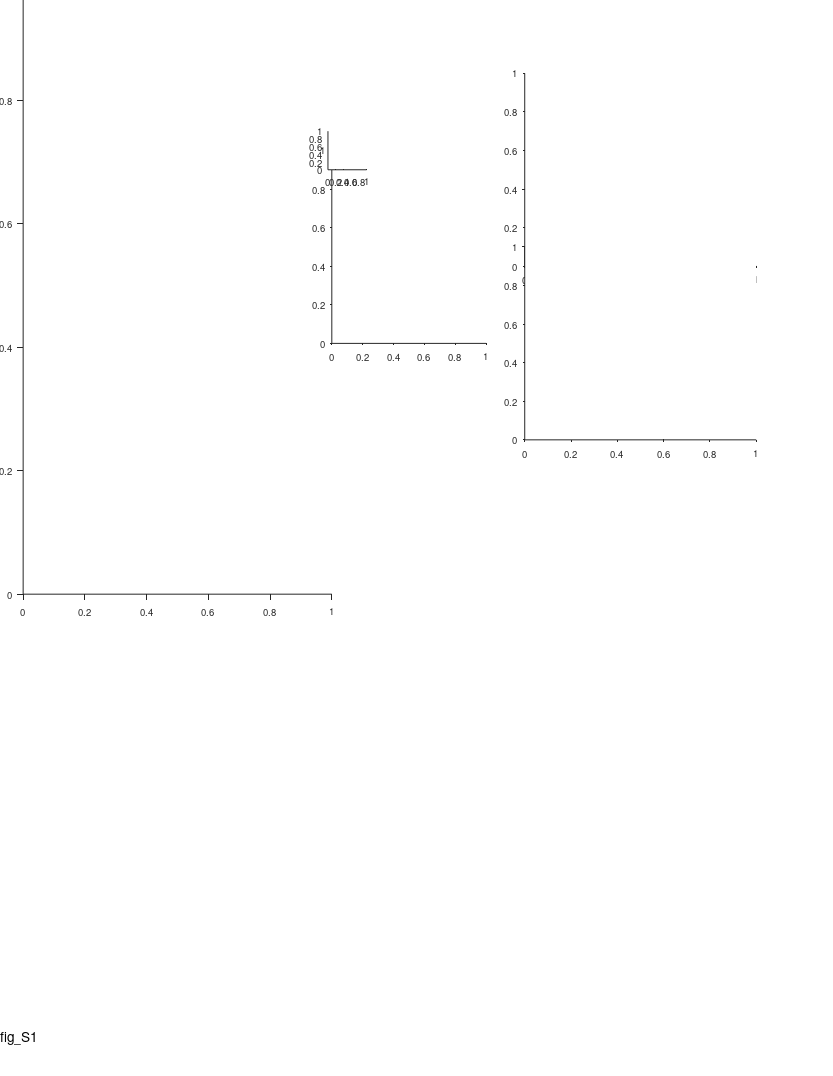

Write MATLAB code to recreate this figure. (Note: this script raises an error after producing the figure.)
%% Large Scale - fig. supp - functional anatomy

%%
clear 
clc

%% define output files
res_dir = 'L:\paper_figures';
mkdir(res_dir)
fig_name_str = 'fig_S1';
fig_caption_str = 'Functional anatomy';
log_name_str = [fig_name_str '_log_file' '.txt'];
log_name_str = strrep(log_name_str , ':', '-');
log_name_str = strrep(log_name_str , ' ', '_');
log_name_out = fullfile(res_dir, log_name_str);

%% open log file
diary off
diary(log_name_out)
diary on
disp('Log file');
disp(['created: ', datestr(clock)]);
disp('======================================================');
disp([fig_name_str ':' fig_caption_str]);
disp('======================================================');
disp('');

%% create figure
% =========================================================================
% figure_size_cm = [21.0 29.7]; % ~A4
figure_size_cm = [21.6 27.9]; % ~US letter
figure ;
% Some WYSIWYG options:
set(gcf,'DefaultAxesFontSize',7);
set(gcf,'DefaultAxesFontName','helvetica');
set(gcf,'DefaultAxesUnits','centimeters');
set(gcf,'PaperType','usletter')
% set(gcf,'PaperType','<custom>');
set(gcf,'PaperUnits','centimeters','PaperPosition',[0 0 figure_size_cm]);
set(gcf,'PaperOrientation','portrait');
set(gcf,'Units','centimeters','Position',get(gcf,'paperPosition')+[0 0 0 0]); % position on screen...
set(gcf, 'Renderer', 'painters');
set(groot, 'defaultAxesTickDir', 'out');
set(groot,  'defaultAxesTickDirMode', 'manual');
annotation('textbox', [0.5 1 0 0], 'String',fig_name_str, 'HorizontalAlignment','center','Interpreter','none', 'FitBoxToText','on');
pause(0.2); % workaround to solve matlab automatically changing the axes positions...

% create panels
panel_CDE_size = [4.5 3];
panel_A(1) = axes('position', [ 0.6 12.5 8 16]);
panel_B(1) = axes('position', [ 8.6 19 4 5]);
panel_B(2) = axes('position', [13.6 21 6 5]);
panel_B(3) = axes('position', [13.6 16.5 6 5]);
% panel_C(1) = axes('position', [3 12   panel_CDE_size]);
% panel_C(2) = axes('position', [9 12   panel_CDE_size]);
% panel_D(1) = axes('position', [3  7.5 panel_CDE_size]);
% panel_D(2) = axes('position', [9  7.5 panel_CDE_size]);
% panel_E(1) = axes('position', [3  3   panel_CDE_size]);
% panel_E(2) = axes('position', [9  3   panel_CDE_size]);
panel_legend = axes('position', [8.5 23.5 1 1]);


%% prepare 3D data for panel A
load('L:\TTs_position\plot_3D_surf_CA1\atlas_coordinates_Tamir_Nov2019.mat')
load('L:\TTs_position\plot_3D_surf_CA1\CA1_3D_struct.mat')

X = CA1_3D_struct.x;
Y = CA1_3D_struct.y;
Z = CA1_3D_struct.z;

TT_x = [atlas_coordinates_Tamir(:).rel_AP_position]/1000; %mm
TT_y = [atlas_coordinates_Tamir(:).ML_position]/1000;
TT_z = -[atlas_coordinates_Tamir(:).DV_position]/1000;

TT_xyz = [TT_x' TT_y' TT_z'];
ALL_fitted_points = [X(:) Y(:) Z(:)];

TT_xyz_tensor = repmat(TT_xyz,1,1,length(ALL_fitted_points(:,1)));
TT_xyz_tensor = shiftdim(TT_xyz_tensor,1); %3xNxN_tt

fitted_tensor = repmat(ALL_fitted_points',1,1,length(TT_x)); %3xNxN_tt

%find closest point on fitted_tensor surface to each of the TTs positions:
norma_TT_to_curve_XY = shiftdim(sqrt(sum((fitted_tensor - TT_xyz_tensor).^2,1))); %NxN_tt
[~, ind] = min(norma_TT_to_curve_XY,[],1);
TT_z_new = ALL_fitted_points(ind,3)+0.050;%so the points will be above the surface

%% panel A - 3D plot of hippocampus CA1 region + TT tracks
axes(panel_A);
cla
hold on
text(0.15,0.955, 'A', 'Units','normalized','FontWeight','bold');

long_axis = linspace(100,0,size(X,1))';
s = surf(X,Y,Z, repmat(long_axis,1,size(X,2)));
% s = surf(X/1000,Y/1000,Z/1000); %DV colormap
set(gca, 'xtick',0:1:4,'ytick', 0:1:6, 'ztick',-10:1:-4);
s.FaceAlpha = 0.6;
s.EdgeColor = 'none';
light(gca,'position',[-0.5,-0.05,0.8],'style','infinite');
% s.FaceLighting = 'gouraud';
xlabel('AP (\mum)'); ylabel('ML (\mum)'); zlabel('DV (\mum)');
hold on;
axis equal
% TT tracks
% scatter3(TT_x, TT_y, TT_z_new, 10, 'k', 'filled');
plot3(repmat(TT_x,2,1), repmat(TT_y,2,1), [TT_z_new'; TT_z_new'+5], '-k', 'LineWidth',1);

grid on
grid off
axis off
view([-60 16])
ha = gca;
ha.XLim = [-0.5 4.5];
ha.YLim = [0.5 7.25];
ha.ZLim = [-11 -2];

% add x/y/z scale bar
scale_bar_center = [2,3,-7];
scale_bar_length = [-1 1];
line(scale_bar_center(1)+scale_bar_length,scale_bar_center(2)+[0 0],scale_bar_center(3)+[0 0],'Color','k','LineWidth',1.5);
line(scale_bar_center(1)+[0 0],scale_bar_center(2)+scale_bar_length,scale_bar_center(3)+[0 0],'Color','k','LineWidth',1.5);
line(scale_bar_center(1)+[0 0],scale_bar_center(2)+[0 0],scale_bar_center(3)+scale_bar_length,'Color','k','LineWidth',1.5);

text([0.7 3.5],[3 3.05],[-7 -7], {'A';'P'}, 'FontWeight','bold','FontSize',10,'HorizontalAlignment','center', 'VerticalAlignment','middle');
text([2 2],[1.7 4.25],[-7 -7], {'M';'L'}, 'FontWeight','bold','FontSize',10,'HorizontalAlignment','center', 'VerticalAlignment','middle');
text([2 2],[3 3],[-8.23 -5.7], {'V';'D'}, 'FontWeight','bold','FontSize',10,'HorizontalAlignment','center', 'VerticalAlignment','middle');

text(1,1.5,-5,    {'Septal';'pole'}, 'FontSize',8,'HorizontalAlignment','left');
text(1,2.3,-10.3, {'Temporal';'pole'}, 'FontSize',8,'HorizontalAlignment','left');
text(1,4,-1.4,       {'Recording';'locations'}, 'FontSize',8,'HorizontalAlignment','left');

% add colorbar
POSf = ds2nfu(panel_A(1), [0 0 0 0]);
POSf([1 2]) = POSf([1 2]) + [0.05 0.1];
POSf([3 4]) = [0.01 0.10];
% colorbar_ax_pos = [panel_A(1).Position(1:2)+[panel_A(1).Position(3) 1] 0.7 3];
c=colorbar('location','EastOutside', 'position', POSf);
c.Ticks = [0,100];
c.TickLabels = {'100 ','0'};
c.Label.String = 'Longitudinal axis (%)';
c.Label.FontSize = 8;

colormap cool


%% load population data
% =========================================================================
prm = PARAMS_GetAll();
cells_t = DS_get_cells_summary();
bats = [79,148,9861,2289];
cells_t(~ismember(cells_t.bat, bats ),:) = [];
cells = cellfun(@(c)(cell_load_data(c,'details')), cells_t.cell_ID, 'UniformOutput',0);
cells = [cells{:}];
cells = [cells.details];
cells(~contains({cells.brain_area}, 'CA1')) = [];
cells(~ismember([cells.ClusterQuality], [2])) = [];
cells = cellfun(@(c)(cell_load_data(c,'details','meanFR')), {cells.cell_ID}, 'UniformOutput',0);
cells = [cells{:}];
cells_details = [cells.details];
cells_ID = {cells_details.cell_ID};
meanFR = [cells.meanFR];
cells_ID([meanFR.all]>prm.inclusion.interneuron_FR_thr)=[];
clear cells stats cells_details cells_t
cells = cellfun(@(c)(cell_load_data(c,'details','stats','meanFR','stats','inclusion','signif','fields','FR_map')), cells_ID, 'UniformOutput',0);
cells = [cells{:}];
whos cells

% load('L:\TTs_position\atlas_coordinates_Tamir_sep2019.mat');
% load('L:\TTs_position\Prox2dist_curve.mat');
load('L:\TTs_position\atlas_coordinates_Tamir_Nov2019.mat');
atlas_coordinates = struct2table(atlas_coordinates_Tamir);

%% get population stats
pop_stats = cat(1,cells.stats);
pop_stats_dir = cat(1,pop_stats.dir);
pop_signif = cat(1,cells.signif);
pop_signif_TF = arrayfun(@(x)(x.TF), pop_signif);
signif_both_dir_IX = all(pop_signif_TF,2);
signif_at_least_one_dir_IX = any(pop_signif_TF,2);
pop_details = cat(1,cells.details);
pop_bat_number = [pop_details.bat];
color_by_bat = 1;
if color_by_bat 
    pop_bat_color = arrayfun(@(x)(prm.graphics.colors.bats(x)),pop_bat_number,'UniformOutput',0);
else
    pop_bat_color = arrayfun(@(x)([0 0 0]),pop_bat_number,'UniformOutput',0);
end

%% panel B - plot TT positions (only with signif cells!)
axes(panel_B(1));
cla
hold on
text(-0.25,1.24, 'B', 'Units','normalized','FontWeight','bold');

axis ij
axis xy

cells_signif = pop_details(signif_at_least_one_dir_IX);
cells_signif_color = {pop_bat_color{signif_at_least_one_dir_IX}};
[C,IA,IC] = unique({cells_signif.TT_ID});
TT_pos_PD = cat(1,cells_signif(IA).TT_pos_proximodistal_prc);
TT_pos_Long = cat(1,cells_signif(IA).TT_pos_longitudinal_prc);
TT_pos_color = cat(1,cells_signif_color{IA});
scatter(TT_pos_PD*100, TT_pos_Long*100, 5, TT_pos_color);

xlim([0 100])
ylim([10 20]);
xlabel('Proximo-distal axis (%)');
ylabel('Longitudinal axis (%)');

%% draw lines from points to histology slides
slide_examples_TT = {
'bat_0148_TT1';
'bat_9861_TT3';
};
slide_examples_TT_pos = [];
for ii_TT = 1:length(slide_examples_TT)
    TT_IX = find(contains({atlas_coordinates_Tamir.name}, slide_examples_TT{ii_TT}));
    TT_pos_details = atlas_coordinates_Tamir(TT_IX);
    slide_examples_TT_pos(ii_TT,:) = [TT_pos_details.proximo_distal_TT_precentage TT_pos_details.longitudinal_TT_precentage];
end
slide_examples_TT_pos = slide_examples_TT_pos .* 100; % change to percentage

xa = slide_examples_TT_pos(:,1);
ya = slide_examples_TT_pos(:,2);
axes(panel_B(1));
[xaf,yaf] = ds2nfu(xa,ya);
xaf = xaf + 0.003;
yaf = yaf + [1; -1].*0.0015;
% annotation('line', xaf, yaf)
% plot(xa,ya)
annotation('line', [xaf(1) 0.64], [yaf(1) 0.90]);
annotation('line', [xaf(2) 0.64], [yaf(2) 0.74]);

%% legend panel
axes(panel_legend);
cla
hold on
prm = PARAMS_GetAll();
bats_colors = prm.graphics.colors.bats;
for ii_bat = 1:length(bats)
    bat_num = bats(ii_bat);
    c = bats_colors(bat_num);
    scatter(1,ii_bat,9,c);
    text(1+0.25, ii_bat, sprintf('Bat %d',bat_num), 'FontSize',7,'HorizontalAlignment','Left');
end
xlim([0 1]);
ylim([1 length(bats)]);
set(gca,'Visible','off');


%% histology slice example
axes(panel_B(2));
cla
hold on
histology_slice_example_file = 'L:\resources\Histology\processed\Tamir_bat148_Sec16a_X4_after_WB.tif';
image = imread(histology_slice_example_file);
imshow(image);
% add arrow to indicate the track/lesion
harr = annotation('arrow', [0 1],[0 1]);
hax = gca;
harr.Parent = hax;
harr.X = 870 + [0 6];
harr.Y = 350 + [9 0];
harr.LineStyle = 'none';
harr.HeadLength = 7;
harr.HeadWidth = 7;
harr.Color = [1 0 0];
xlim([324 1795]);
ylim([ 67 1116]);
hax.DataAspectRatio(:) = 1;
% add CA1 border lines
plot([1588 1484],[347 539], 'k-', 'LineWidth',0.7); % border correction by nachum
% plot([686 763],[480 550], 'k-', 'LineWidth',0.7);
plot([590 760],[525 570], 'k-', 'LineWidth',0.7); % border correction by nachum
text(1000,222,'CA1','FontSize',8,'FontWeight','bold')
% add scale bar
scale_bar_mm = 1;
pixel2mm = 2.325e-3;
scale_bar_pixels = scale_bar_mm / pixel2mm ;
xa = hax.XLim(1) + [0 scale_bar_pixels];
ya = hax.YLim([1 1]);
[xaf,yaf] = ds2nfu(xa,ya);
% yaf = yaf + 0.016;
hl=annotation('line',xaf,yaf);
hl.LineWidth = 2;
hl.Color = 'k';
% h=annotation('textbox',[xaf(2)+0.001 yaf(1) 0 0], 'String',sprintf('%dmm',scale_bar_mm), 'FitBoxToText','on', 'LineStyle','none');
text(550, 1193, sprintf('%dmm',scale_bar_mm), 'HorizontalAlignment','center', 'VerticalAlignment','middle','FontSize',8);

axes(panel_B(3));
cla
hold on
histology_slice_example_file = 'L:\resources\Histology\processed\Tamir_bat9861_Sec15a_X4_after_WB.tif';
image = imread(histology_slice_example_file);
imshow(image);
% add arrow to indicate the track/lesion
harr = annotation('arrow', [0 1],[0 1]);
hax = gca;
harr.Parent = hax;
harr.X = 920 + [0 11];
harr.Y = 260 + [9 0];
harr.LineStyle = 'none';
harr.HeadLength = 7;
harr.HeadWidth = 7;
harr.Color = [1 0 0];
xlim([80 1934])
ylim([30 1188])
hax.DataAspectRatio(:) = 1;
% add CA1 border lines
% plot([1640 1543],[234 430], 'k-', 'LineWidth',0.7);
plot([1635 1505],[192 437], 'k-', 'LineWidth',0.7); % border correction by nachum
% plot([476 557],[457 580], 'k-', 'LineWidth',0.7);
% plot([370 525],[535 592], 'k-', 'LineWidth',0.7); % border correction by nachum
plot([336 550],[524 602], 'k-', 'LineWidth',0.7); % border correction by nachum - another correction
text(1000,130,'CA1','FontSize',8,'FontWeight','bold')
% add scale bar
scale_bar_mm = 1;
pixel2mm = 2.325e-3;
scale_bar_pixels = scale_bar_mm / pixel2mm ;
xa = hax.XLim(1) + [0 scale_bar_pixels];
ya = hax.YLim([1 1]);
[xaf,yaf] = ds2nfu(xa,ya);
% yaf = yaf + 0.025;
hl=annotation('line',xaf,yaf);
hl.LineWidth = 2;
hl.Color = 'k';
% annotation('textbox',[xaf(2)+0.001 yaf(1) 0.1 0.1], 'String',sprintf('%dmm',scale_bar_mm), 'FitBoxToText','on', 'LineStyle','none');
text(300, 1290, sprintf('%dmm',scale_bar_mm), 'HorizontalAlignment','center', 'VerticalAlignment','middle','FontSize',8);

%%
if 0
    
%% panels BCD labels
TT_pos_labels = {'Proximo-distal (%)';'Longitudinal (%)'};
TT_pos_limits = [0 100; 10 20];
scatter_jitter_std = [1 0.10];

%% panel C - plot L/S ratio vs. TT positions (proximo-distal or Longitudinal)
for ii_pos_TT_opt = 1:2
    axes(panel_C(ii_pos_TT_opt));
    cla
    hold on

    cells_signif = pop_details(signif_at_least_one_dir_IX);
    cells_signif_color = {pop_bat_color{signif_at_least_one_dir_IX}};
    stats_signif = [pop_stats(signif_at_least_one_dir_IX).all];
    x = cat(1,cells_signif.TT_pos_prc) .* 100;
    y = [stats_signif.field_ratio_LS];
    TT_pos_color = cat(1,cells_signif_color{:});
    rng(0);
    h=scatter(x(:,ii_pos_TT_opt)+scatter_jitter_std(ii_pos_TT_opt)*randn(size(x,1),1), y, 5, TT_pos_color);
    % h.Marker = 'x';
    % h.SizeData = 20;
    
    [r,pval_r]     = corr(x(:,ii_pos_TT_opt),y','rows','pairwise','type','Pearson');
    [rho,pval_rho] = corr(x(:,ii_pos_TT_opt),y','rows','pairwise','type','Spearman');
    text(0.05,0.95, {sprintf('r = %.2f',r);sprintf('P = %.2f',pval_r)}, ...
        'Units','normalized','HorizontalAlignment','left','VerticalAlignment','top','FontSize',7);
%     text(1,0.8, {sprintf('%s=%.2f','\rho',rho);sprintf('P=%.2f',pval_rho)}, ...
%         'Units','normalized','HorizontalAlignment','right','VerticalAlignment','top','FontSize',7);
    
    xlim(TT_pos_limits(ii_pos_TT_opt,:))
    ylim([0 15]);
    xlabel(TT_pos_labels{ii_pos_TT_opt});
    ylabel({'Field size ratio';'largest/smallest'},'Units','normalized','Position',[-0.1 0.5]);
end
axes(panel_C(1));
text(-0.25,1.1, 'C', 'Units','normalized','FontWeight','bold');

%% panel D - plot mean Field size vs. TT positions (proximo-distal or Longitudinal)
for ii_pos_TT_opt = 1:2
    axes(panel_D(ii_pos_TT_opt));
    cla
    hold on

    cells_signif = pop_details(signif_at_least_one_dir_IX);
    cells_signif_color = {pop_bat_color{signif_at_least_one_dir_IX}};
    stats_signif = [pop_stats(signif_at_least_one_dir_IX).all];
    x = cat(1,cells_signif.TT_pos_prc) .* 100;
    y = [stats_signif.field_size_mean];
    TT_pos_color = cat(1,cells_signif_color{:});
    rng(0);
    h=scatter(x(:,ii_pos_TT_opt)+scatter_jitter_std(ii_pos_TT_opt)*randn(size(x,1),1), y, 5, TT_pos_color);
    % h.Marker = 'x';
    % h.SizeData = 20;

    [r,pval_r]     = corr(x(:,ii_pos_TT_opt),y','rows','pairwise','type','Pearson');
    [rho,pval_rho] = corr(x(:,ii_pos_TT_opt),y','rows','pairwise','type','Spearman');
    text(0.05,1, {sprintf('r = %.2f',r);sprintf('P = %.2f',pval_r)}, ...
        'Units','normalized','HorizontalAlignment','left','VerticalAlignment','top','FontSize',7);
%     text(1,0.8, {sprintf('%s=%.2f','\rho',rho);sprintf('P=%.2f',pval_rho)}, ...
%         'Units','normalized','HorizontalAlignment','right','VerticalAlignment','top','FontSize',7);
    
    xlim(TT_pos_limits(ii_pos_TT_opt,:))
    ylim([0 20]);
    xlabel(TT_pos_labels{ii_pos_TT_opt});
    ylabel('Average field size (m)','Units','normalized','Position',[-0.1 0.5]);
end
axes(panel_D(1));
text(-0.25,1.1, 'D', 'Units','normalized','FontWeight','bold');


%% panel E - plot number of fields vs. TT positions (proximo-distal or Longitudinal)
for ii_pos_TT_opt = 1:2
    axes(panel_E(ii_pos_TT_opt));
    cla
    hold on

    cells_signif = pop_details(signif_at_least_one_dir_IX);
    cells_signif_color = {pop_bat_color{signif_at_least_one_dir_IX}};
    stats_signif = [pop_stats(signif_at_least_one_dir_IX).all];
    x = cat(1,cells_signif.TT_pos_prc) .* 100;
    y = [stats_signif.field_num];
    TT_pos_color = cat(1,cells_signif_color{:});
    rng(0);
    h=scatter(x(:,ii_pos_TT_opt)+scatter_jitter_std(ii_pos_TT_opt)*randn(size(x,1),1), y, 5, TT_pos_color);
    % h.Marker = 'x';
    % h.SizeData = 20;

    [r,pval_r]     = corr(x(:,ii_pos_TT_opt),y','rows','pairwise','type','Pearson');
    [rho,pval_rho] = corr(x(:,ii_pos_TT_opt),y','rows','pairwise','type','Spearman');
    text(0.05,1, {sprintf('r = %.2f',r);sprintf('P = %.2f',pval_r)}, ...
        'Units','normalized','HorizontalAlignment','left','VerticalAlignment','top','FontSize',7);
%     text(1,0.8, {sprintf('%s=%.2f','\rho',rho);sprintf('P=%.2f',pval_rho)}, ...
%         'Units','normalized','HorizontalAlignment','right','VerticalAlignment','top','FontSize',7);
    
    xlim(TT_pos_limits(ii_pos_TT_opt,:))
    ylim([0 40]);
    xlabel(TT_pos_labels{ii_pos_TT_opt});
    ylabel('No. of fields','Units','normalized','Position',[-0.1 0.5]);
end
axes(panel_E(1));
text(-0.25,1.1, 'E', 'Units','normalized','FontWeight','bold');

end
%%






%%


%% print/save the figure
fig_name_out = fullfile(res_dir, fig_name_str);
print(gcf, fig_name_out, '-dpdf', '-cmyk', '-painters');
% print(gcf, fig_name_out, '-dtiff', '-cmyk', '-painters');
% saveas(gcf , fig_name_out, 'fig');
disp('figure was successfully saved to pdf/tiff/fig formats');
